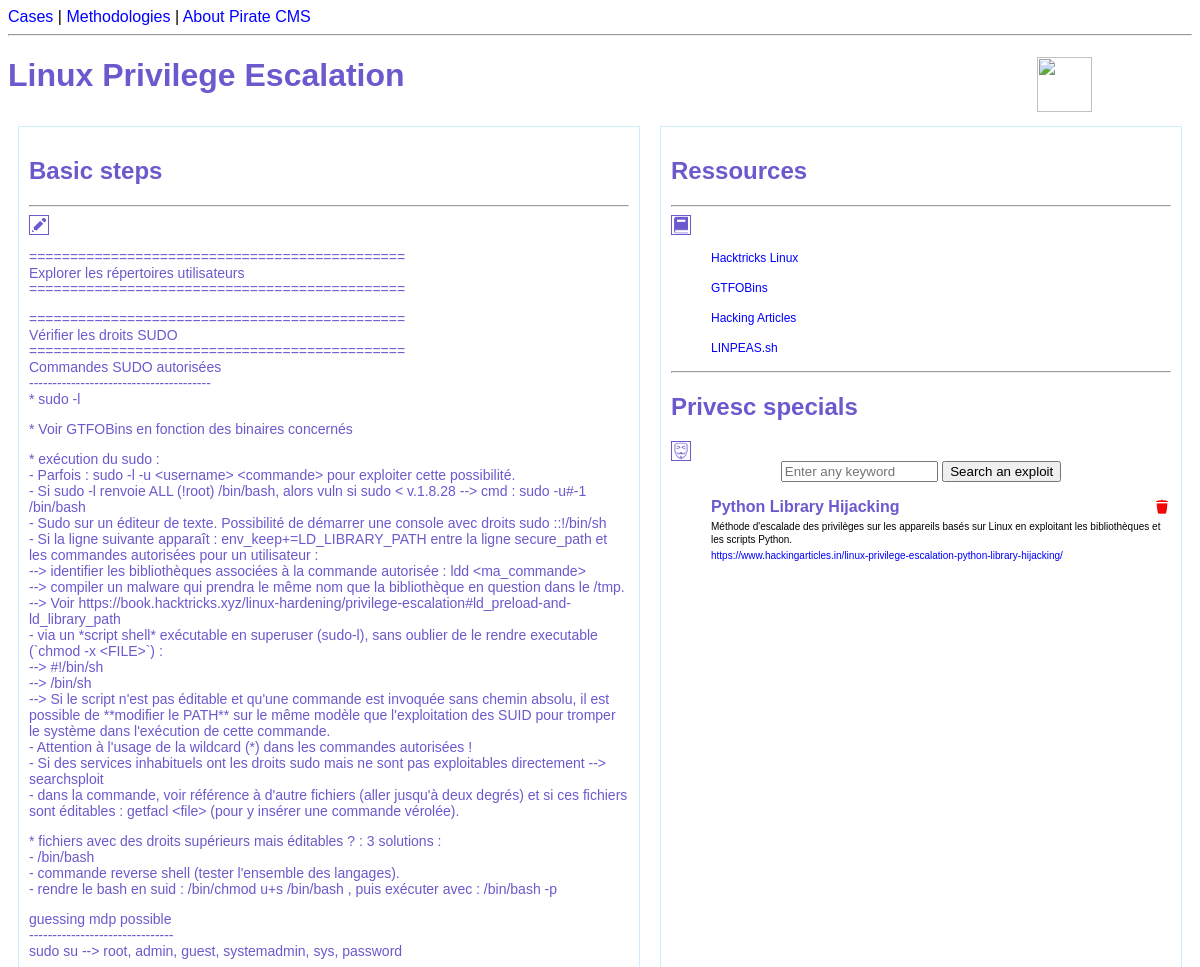
The app's page /privesc/1/ (upper part), older data.
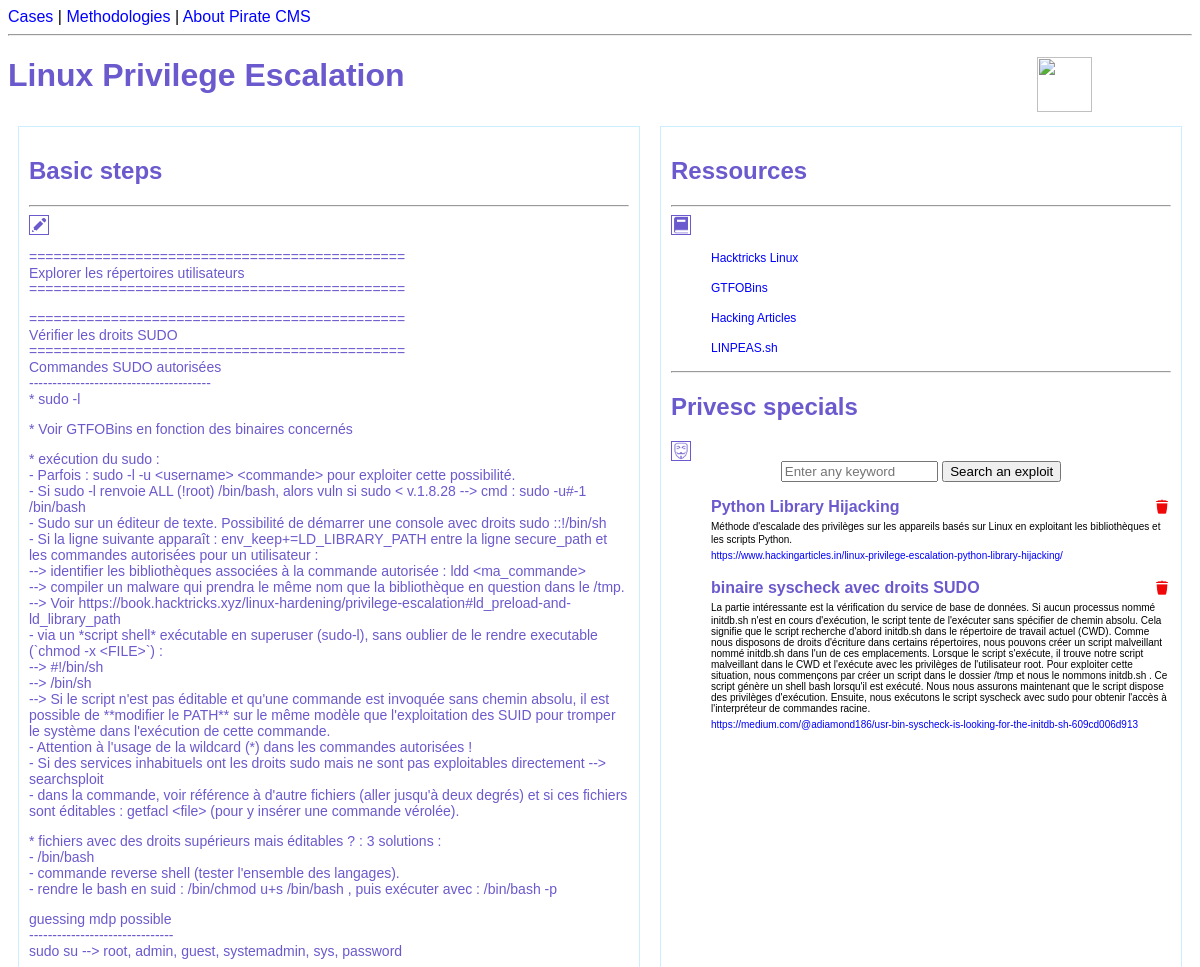
The same page, newer data.
### cms/models.py (models this page shows, shortened)
class RessourcePrivesc(models.Model):
    title = models.fields.CharField(max_length=50, null=True)
    url = models.fields.URLField(null=True)
    linked_os = models.ForeignKey(Privesc, null=True, on_delete=models.CASCADE)

class SpecialPrivesc(models.Model):
    title = models.fields.CharField(max_length=50, null=True)
    description = models.fields.CharField(max_length=1000, null=True)
    url = models.fields.URLField(null=True)
    linked_os = models.ForeignKey(Privesc, null=True, on_delete=models.CASCADE)

### cms/views.py (the view, shortened to what this page needs)
# urls.py: path('privesc/<int:id>/', views.privesc, name='privesc'),
def privesc(request, id):
    privesc = Privesc.objects.get(id=id)
    specials = SpecialPrivesc.objects.filter(linked_os=privesc.id)
    ressources = RessourcePrivesc.objects.filter(linked_os=privesc.id)
    return render(request, 'cms/privesc.html', {'privesc': privesc, 'specials': specials, 'ressources': ressources})

### cms/templates/cms/privesc.html (shortened to what this page needs)
{% extends 'cms/base.html' %}
{% load static %}
{% block content %}
<h1>
    {% if privesc.os == 'Windows' %}
        {{ privesc.os }} Privilege Escalation<img src="{% static 'cms/Windows_logo.png' %}" width="55" height="55" align="right" style="margin-right: 100px;">
    {% elif privesc.os == 'Linux' %}
        {{ privesc.os }} Privilege Escalation<img src="{% static 'cms/Linux_logo.png' %}" width="55" height="55" align="right" style="margin-right: 100px;">
    {% endif %}
</h1>
<div class="flex-container">
    <div style="flex-basis: 75%;">
        <h2>Basic steps</h2>
        <hr>
        <a href="{% url 'privesc-update' privesc.id %}"><img src="{% static 'cms/edit_icon.png' %}" class="big_icons" title="Edit the privesc basic steps" width="18" height="18"></a>
        <div class="steps_and_methods">
            <p>{{ privesc.text|linebreaks }}</p>
        </div>
    </div>
    <div style="flex-basis: 25%;">
        <h2>Ressources</h2>
        <hr>
        <a href="{% url 'add-privesc-ressource' privesc.id %}">
            <img src="{% static 'cms/book_icon.png' %}" class = 'big_icons', title= 'Add a ressource', width="18" height="18">
        </a>
        {% for ressource in ressources %}
        <ul>
            <li style="font-size: 12px;"><a href="{{ ressource.url }}" target="_blank">{{ ressource.title }}</a></li>
        </ul>
        {% endfor %}
        <hr>
        <h2>Privesc specials</h2>
        <a href="{% url 'privesc-add-special' privesc.id %}">
            <img src="{% static 'cms/method_icon.png' %}" class = 'big_icons', title= 'Add a special vulnerability', width="18" height="18">
        </a>
        <form role="search" method="POST">
            <input type="search" placeholder="Enter any keyword" name="search_query">
            <button type="submit">Search an exploit</button>
           </form>
        {% if specials %}
            {% for special in specials %}
                <ul>
                    <li>
                        <span style="color: slateblue; font-weight: bold;">{{ special.title }}</span>
                        <a href="{% url 'delete-privesc-special' special.id %}">
                            <img src="{% static 'cms/delete_icon.png' %}" align="right" width="18" height="18" title="Delete {{ special.title }}">
                        </a><br>
                        <span style="font-size: 10px;">{{ special.description }}</span><br>
                        <span style="font-size: 10px;"><a href={{ special.url }} target="_blank">{{ special.url }}</a></span>
                    </li>
                </ul>
            {% endfor %}
        {% else %}
                <p>No results found</p>
        {% endif %}
    </div>
</div>
{% endblock %}

Row changes from the older to the newer data that the page shows:
added SpecialPrivesc: title "binaire syscheck avec droits SUDO", description "La partie intéressante est la vérification du service de base de données. Si aucun processus nommé initdb.sh n'est en cours d'exécution, le script tente de l'exécuter sans spécifier de chemin absolu. Cela signifie que le script recherche d'abord initdb.sh dans le répertoire de travail actuel (CWD). Comme nous disposons de droits d'écriture dans certains répertoires, nous pouvons créer un script malveillant nommé initdb.sh dans l'un de ces emplacements. Lorsque le script s'exécute, il trouve notre script malveillant dans le CWD et l'exécute avec les privilèges de l'utilisateur root. Pour exploiter cette situation, nous commençons par créer un script dans le dossier /tmp et nous le nommons…", url "https://medium.com/@adiamond186/usr-bin-syscheck-is-looking-for-the-initdb-sh-609cd006d913"
